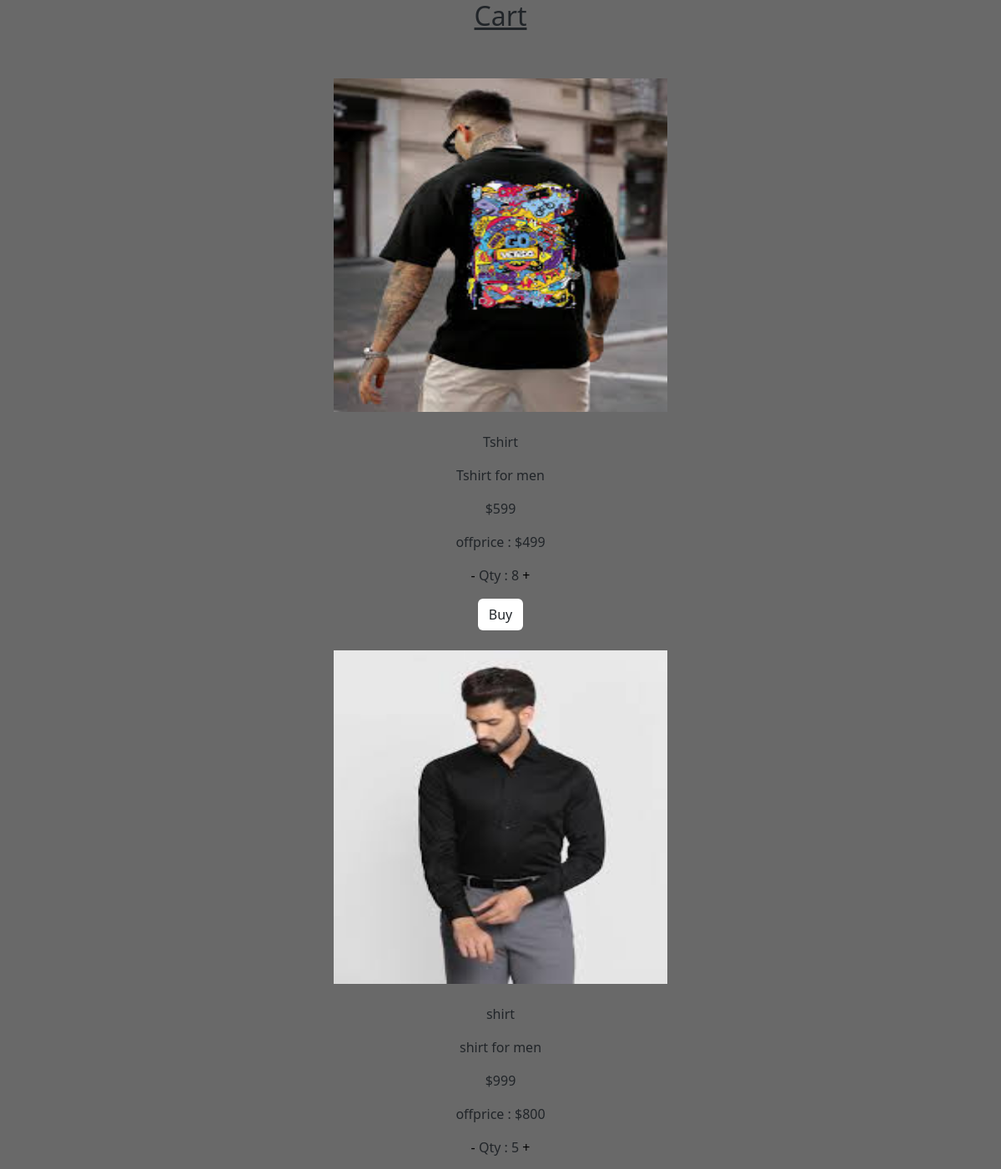
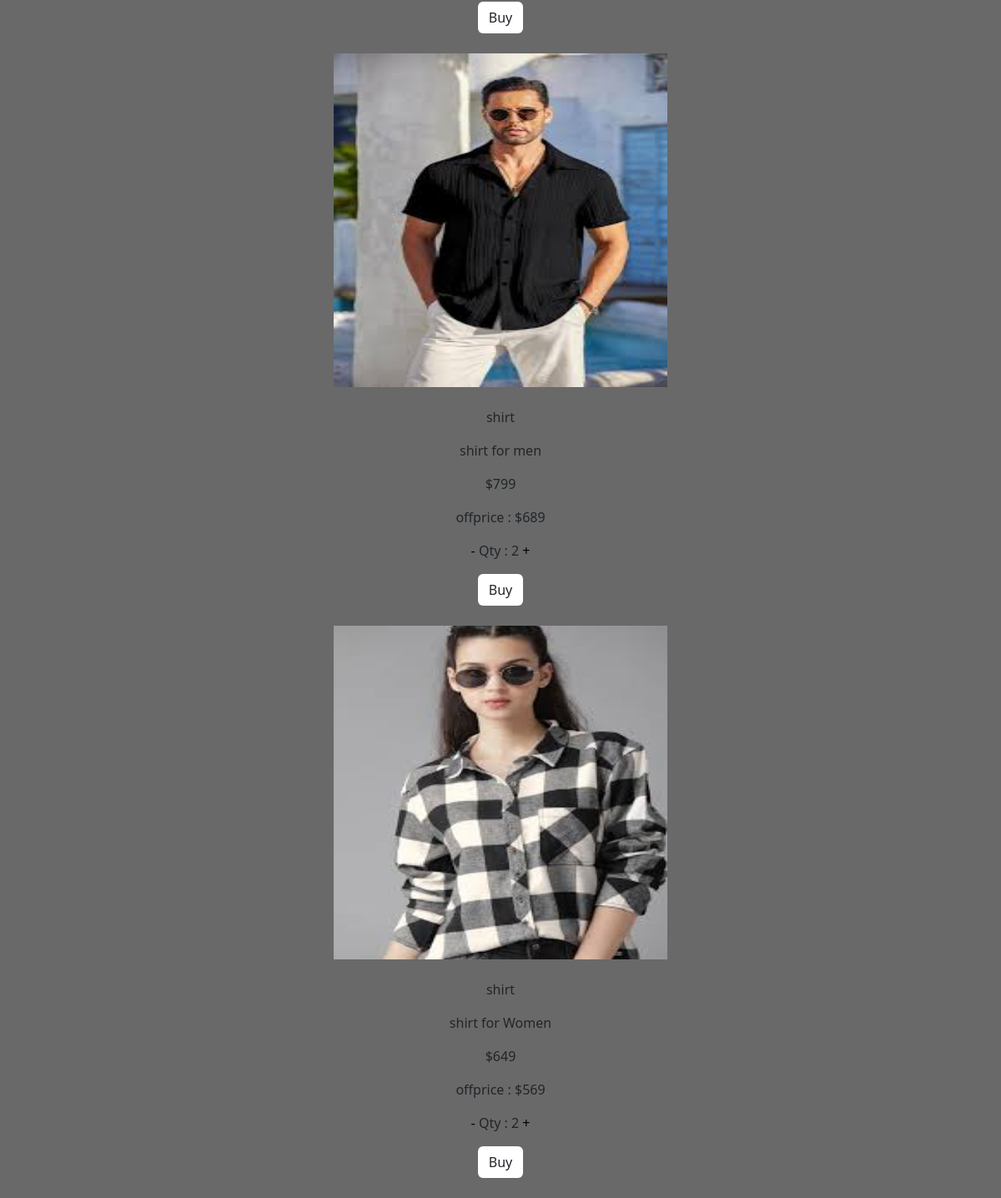
The app's page /view_cart (signed in) with its own data (2 pictures, top to bottom).
### eapp/models.py (models this page shows)
class Cart(models.Model):
    product=models.ForeignKey(Product,on_delete=models.CASCADE)
    user=models.ForeignKey(User,on_delete=models.CASCADE)
    qty=models.IntegerField()

class Product(models.Model):
    pid=models.TextField()
    name=models.TextField()
    descri=models.TextField()
    price=models.IntegerField()
    off_price=models.IntegerField()
    stock=models.IntegerField()
    img=models.FileField()

### eapp/views.py (the view)
# urls.py: path('view_cart',views.view_cart),
def view_cart(req):
    user=User.objects.get(username=req.session['user'])
    data=Cart.objects.filter(user=user)
    return render(req,'user/cart.html',{'cart':data})

### templates/user/cart.html (shortened to what this page needs)
<!DOCTYPE html>
<html lang="en">
<head>
    {% load static %}
    <link rel="stylesheet" href="{% static 'style2.css' %}">
    <link href="https://cdn.jsdelivr.net/npm/bootstrap@5.3.3/dist/css/bootstrap.min.css" rel="stylesheet">
</head>
<body style="background-color: dimgray;">
    <div class="container">
       <u><h2>Cart</h2><br><br></u>
        <div class="row">
            {% for i in cart %}
                <div class="col-lg-12">
                    <img src="{{i.product.img.url}}" alt="" width="400px" height="400px"><br><br>
                    <p>{{i.product.name}}</p>
                    <p>{{i.product.descri}}</p>
                    <p>${{i.product.price}}</p>
                    <p>offprice : ${{i.product.off_price}}</p>
                    <p><a href="qty_sub/{{i.pk}}" class="ad"> - </a> Qty : {{i.qty}} <a href="qty_add/{{i.pk}}" class="sb"> + </a></p>
                    <a href="../cartbuy/{{i.pk}}" class="btn bg-white">Buy </a><br><br>
                </div>
            {% endfor %}
        </div>
    </div>
</body>
</html>

### static/style2.css (style rules this page uses)
.container { width: 100%; text-align: center; text-decoration: none; }
.ad { text-decoration: none; color: black; width: 5px; }
.sb { text-decoration: none; color: black; width: 5px; }

### records on screen
Cart: product.img (picture), product.name "Tshirt", product.descri "Tshirt for men", product.price "599", product.off_price "499", qty "8"
Cart: product.img (picture), product.name "shirt", product.descri "shirt for men", product.price "999", product.off_price "800", qty "5"
Cart: product.img (picture), product.name "shirt", product.descri "shirt for men", product.price "799", product.off_price "689", qty "2"
Cart: product.img (picture), product.name "shirt", product.descri "shirt for Women", product.price "649", product.off_price "569", qty "2"
